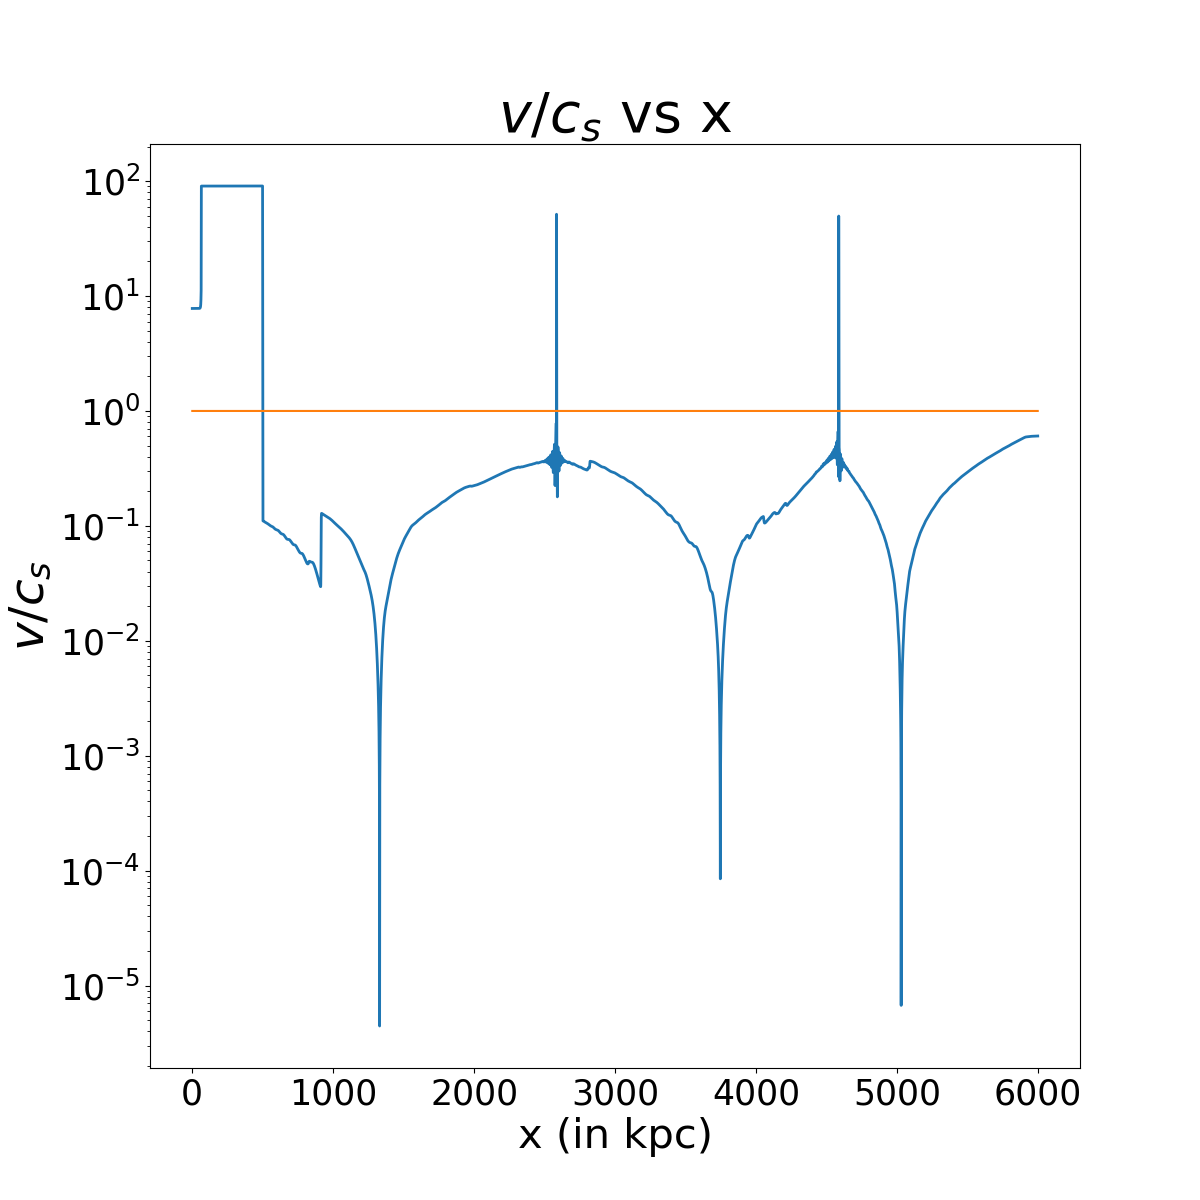

Recreate this plot in Python.
#!/usr/bin/env python3
# -*- coding: utf-8 -*-
"""
Created on Wed Feb  5 18:13:27 2020

@author: Hitesh Kishore Das
"""

#!/usr/bin/env python3
# -*- coding: utf-8 -*-
"""
Created on Mon Feb  3 15:16:26 2020

@author: hitesh
"""

import os
import sys
import numpy as np
import matplotlib
import matplotlib.pyplot as plt
import workdir as wd
import lamfn as lf

wdir_script = os.getcwd()

os.chdir(os.environ['PYPLUTO'])
import pyPLUTO as pp

gamma = 5./3.
plutodir = os.environ['PLUTO_DIR']

wdir = wd.wdir41
N = 1200

wdir = wdir + 'output/'

D = pp.pload(N,w_dir=wdir)

ul = 100 # in kpc
uv = 1.0E+8 # in cm/s
#ut = ((ul * 3.086E+21)/uv)  # in s
#ut = (ut / 3.154e+13)    # in Myr

ut = 100 # in Myr
t = 2.0 * ut  # in Myr
dt = 1.0 # in Myr


fig = plt.figure(figsize=(12,12))

cs = np.sqrt(gamma*D.prs/D.rho)

plt.yscale('log')
plt.plot(D.x1*ul,np.abs(D.vx1)/cs,linewidth = 2)
plt.plot(D.x1*ul,np.zeros(np.size(D.x1),dtype=float)+1.0)

plt.xlabel('x (in kpc)',fontsize=30)
plt.ylabel(r'$v/c_s$',fontsize=35)
plt.title(r'$v/c_s$ vs x',fontsize=40)
#plt.ylim(0,800)
#plt.xlim(2740,2780)
#plt.legend(fontsize = 25)
plt.tick_params(labelsize=25)
plt.savefig(wdir_script+'/vbycs.png')
plt.close()